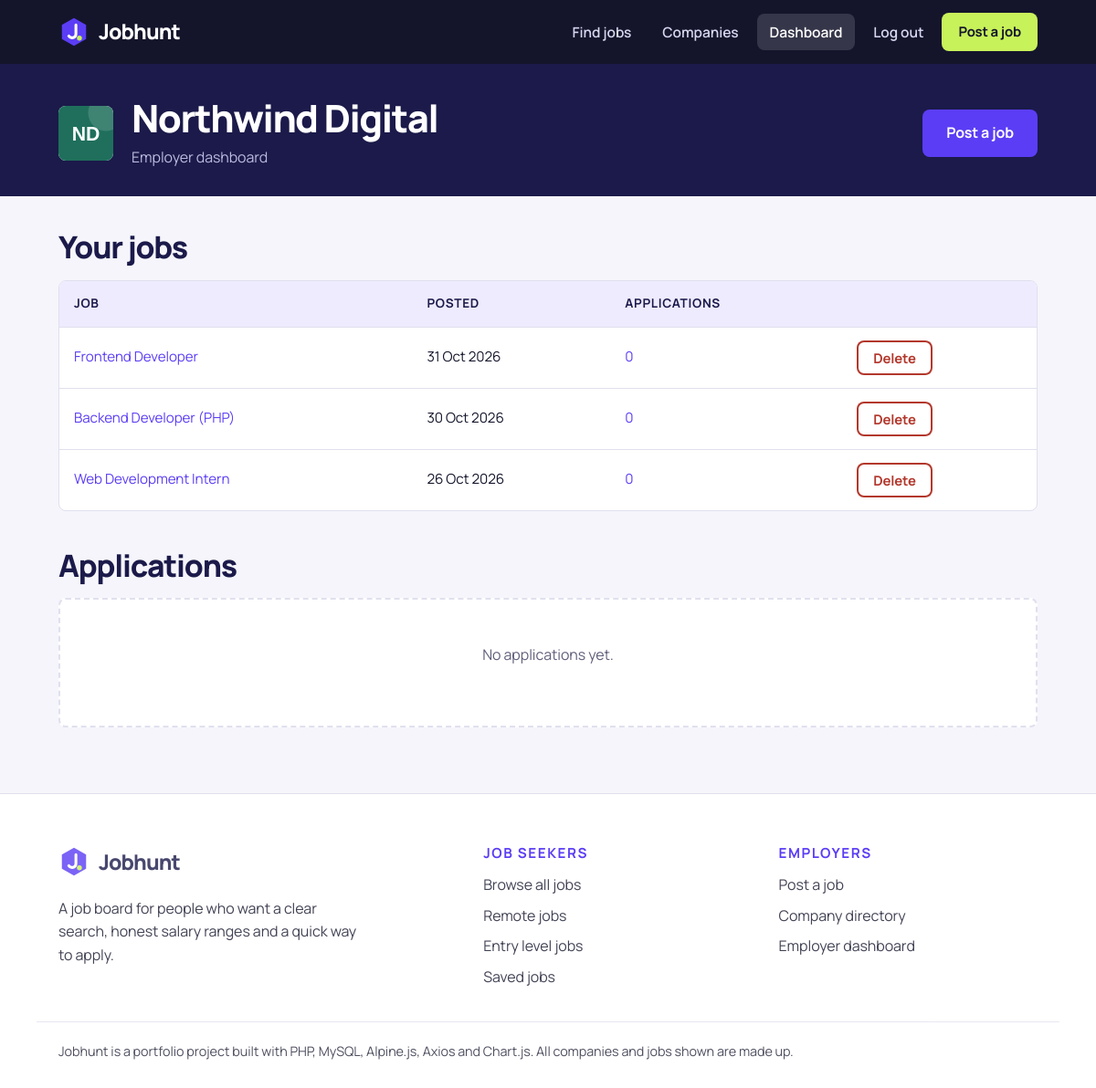
Screenshot of /employer.php (signed in) with the database file from the repository.
### tables this page shows
CREATE TABLE companies (
    id INT AUTO_INCREMENT PRIMARY KEY,
    name VARCHAR(150) NOT NULL,
    slug VARCHAR(80) NOT NULL UNIQUE,
    industry VARCHAR(100) NOT NULL,
    location VARCHAR(100) NOT NULL,
    website VARCHAR(200),
    about TEXT,
    size_label VARCHAR(40) NOT NULL DEFAULT '11 to 50 people',
    color VARCHAR(7) NOT NULL DEFAULT '#1F5340',
    shape TINYINT NOT NULL DEFAULT 0
);

CREATE TABLE jobs (
    id INT AUTO_INCREMENT PRIMARY KEY,
    company_id INT NOT NULL,
    category_id INT NOT NULL,
    title VARCHAR(150) NOT NULL,
    location VARCHAR(100) NOT NULL,
    work_mode ENUM('On-site', 'Hybrid', 'Remote') NOT NULL DEFAULT 'On-site',
    job_type ENUM('Full-time', 'Part-time', 'Contract', 'Internship') NOT NULL DEFAULT 'Full-time',
    level ENUM('Entry', 'Mid', 'Senior') NOT NULL DEFAULT 'Entry',
    salary_min INT NOT NULL DEFAULT 0,
    salary_max INT NOT NULL DEFAULT 0,
    summary TEXT NOT NULL,
    responsibilities TEXT NOT NULL,
    requirements TEXT NOT NULL,
    skills VARCHAR(255) NOT NULL DEFAULT '',
    is_featured TINYINT(1) NOT NULL DEFAULT 0,
    deadline DATE,
    posted_at DATETIME DEFAULT CURRENT_TIMESTAMP,
    FOREIGN KEY (company_id) REFERENCES companies(id) ON DELETE CASCADE,
    FOREIGN KEY (category_id) REFERENCES categories(id),
    INDEX idx_posted (posted_at),
    INDEX idx_category (category_id)
);

### employer.php (the view, shortened to what this page needs)
<?php
require __DIR__ . '/config.php';
$user = current_user();
$companyId = (int) $user['company_id'];
$co = $pdo->prepare('SELECT * FROM companies WHERE id = ?');
$co->execute([$companyId]);
$company = $co->fetch();
$jobsStmt = $pdo->prepare(
    'SELECT j.id, j.title, j.posted_at, (SELECT COUNT(*) FROM applications a WHERE a.job_id = j.id) AS apps
     FROM jobs j WHERE j.company_id = ? ORDER BY j.posted_at DESC'
);
$jobsStmt->execute([$companyId]);
$jobs = $jobsStmt->fetchAll();
$jobFilter = (int) ($_GET['job'] ?? 0);
$sql = 'SELECT a.*, j.title FROM applications a JOIN jobs j ON j.id = a.job_id WHERE j.company_id = ?';
$params = [$companyId];
$sql .= ' ORDER BY a.applied_at DESC';
$appsStmt = $pdo->prepare($sql);
$appsStmt->execute($params);
$apps = $appsStmt->fetchAll();
require __DIR__ . '/includes/header.php';
?>
<section class="page-head">
    <div class="wrap job-hero-grid">
        <div class="job-hero-main">
            <?= logo_html($company['name'], $company['slug'], $company['color'], (int) $company['shape'], 60) ?>
            <div>
                <h1><?= e($company['name']) ?></h1>
                <p>Employer dashboard</p>
            </div>
        </div>
        <a href="post_job.php" class="btn btn-primary">Post a job</a>
    </div>
</section>
<div class="wrap" style="padding-top:36px;padding-bottom:72px">
    <h2>Your jobs</h2>
    <?php if (!$jobs): ?>
        <div class="empty-state"><h3>No jobs yet</h3><p>Post your first job to start receiving applications.</p><a href="post_job.php" class="btn btn-primary">Post a job</a></div>
    <?php else: ?>
        <div class="table-wrap">
            <table class="table">
                <thead><tr><th>Job</th><th>Posted</th><th>Applications</th><th></th></tr></thead>
                <tbody>
                <?php foreach ($jobs as $j): ?>
                    <tr>
                        <td><a href="job.php?id=<?= (int) $j['id'] ?>"><?= e($j['title']) ?></a></td>
                        <td><?= e(date('j M Y', strtotime($j['posted_at']))) ?></td>
                        <td><a href="employer.php?job=<?= (int) $j['id'] ?>#applications"><?= (int) $j['apps'] ?></a></td>
                        <td>
                            <form class="inline-form" method="post" data-confirm="Delete this job and its applications?">
                                <button class="btn btn-danger btn-sm">Delete</button>
                            </form>
                        </td>
                    </tr>
                <?php endforeach; ?>
                </tbody>
            </table>
        </div>
    <?php endif; ?>
    <h2 id="applications" style="margin-top:40px">Applications <?php if ($jobFilter): ?><a class="link-arrow" style="font-size:.95rem" href="employer.php#applications">Show all</a><?php endif; ?></h2>
    <?php if (!$apps): ?>
        <div class="empty-state"><p>No applications yet.</p></div>
    <?php endif; ?>
</div>
<?php require __DIR__ . '/includes/footer.php'; ?>

### config.php (shortened to what this page needs)
<?php
function e($value): string {
    return htmlspecialchars((string) $value, ENT_QUOTES, 'UTF-8');
}
function logo_html(string $name, string $slug, string $color, int $shape = 0, int $size = 48, string $base = ''): string {
    $words = preg_split('/\s+/', trim($name));
    $initials = strtoupper(substr($words[0], 0, 1) . (isset($words[1]) ? substr($words[1], 0, 1) : ''));
    $decor = '';
    switch ($shape % 4) {
        case 0:
            $decor = '<circle cx="42" cy="6" r="16" fill="#fff" opacity="0.14"/>';
            break;
    }
    return '<svg class="co-logo" width="' . $size . '" height="' . $size . '" viewBox="0 0 48 48" role="img" aria-label="' . e($name) . ' logo">'
        . '<rect width="48" height="48" fill="' . e($color) . '"/>' . $decor
        . '<text x="24" y="30" text-anchor="middle" font-family="Space Grotesk, Arial, sans-serif" font-size="17" font-weight="700" fill="#fff">' . e($initials) . '</text>'
        . '</svg>';
}

### assets/css/style.css (style rules this page uses)
:root { --ink: #14231C; --forest: #17382B; --forest-2: #1F5340; --mint: #E6F0EB; --mint-2: #D3E6DD; --amber: #F2A33A; --amber-d: #D98A1F; --bg: #F5F7F6; --card: #FFFFFF; --line: #DDE4E0; --muted: #5E6B64; --danger: #B3382C; --ok: #1F7A4F; --radius: 14px; --shadow: 0 1px 2px rgba(20, 35, 28, 0.05), 0 6px 18px rgba(20, 35, 28, 0.05); --shadow-up: 0 2px 4px rgba(20, 35, 28, 0.06), 0 14px 30px rgba(20, 35, 28, 0.10); }
* { box-sizing: border-box; }
html { scroll-behavior: smooth; }
body { margin: 0; background: var(--bg); color: var(--ink); font-family: "Manrope", -apple-system, "Segoe UI", Helvetica, Arial, sans-serif; font-size: 17px; line-height: 1.6; -webkit-font-smoothing: antialiased; }
h1, h2, h3, h4 { font-family: "Manrope", "Trebuchet MS", sans-serif; color: var(--forest); letter-spacing: -0.02em; line-height: 1.15; margin: 0 0 0.5em; }
h1 { font-size: clamp(2.3rem, 5vw, 3.6rem); font-weight: 700; }
h2 { font-size: clamp(1.6rem, 3vw, 2.1rem); font-weight: 700; }
p { margin: 0 0 1em; }
a { color: var(--forest-2); text-decoration: none; }
.wrap { max-width: 1120px; margin: 0 auto; padding: 0 24px; }
.btn { display: inline-flex; align-items: center; justify-content: center; gap: 8px; border: 0; border-radius: 999px; padding: 13px 26px; font-family: "Manrope", sans-serif; font-weight: 600; font-size: 1rem; cursor: pointer; transition: transform 0.12s ease, background 0.15s ease, box-shadow 0.15s ease; }
.btn-primary { background: var(--forest); color: #fff; }
.btn-sm { padding: 9px 18px; font-size: 0.93rem; }
.btn-danger { background: transparent; color: var(--danger); box-shadow: inset 0 0 0 2px var(--danger); }
.co-logo { display: block; border-radius: 22%; flex-shrink: 0; object-fit: cover; background: #fff; }
.page-head { background: #fff; border-bottom: 1px solid var(--line); padding: 36px 0 30px; }
.page-head h1 { font-size: clamp(1.9rem, 4vw, 2.6rem); margin-bottom: 6px; }
.page-head p { margin: 0; color: var(--muted); }
.empty-state { background: var(--card); border: 2px dashed var(--line); border-radius: var(--radius); padding: 48px 24px; text-align: center; color: var(--muted); }
.job-hero-grid { display: flex; align-items: center; justify-content: space-between; gap: 24px; flex-wrap: wrap; }
.job-hero-main { display: flex; align-items: center; gap: 20px; }
.table-wrap { background: var(--card); border: 1px solid var(--line); border-radius: var(--radius); overflow-x: auto; }
.table { width: 100%; border-collapse: collapse; font-size: 0.95rem; }
.table th { text-align: left; padding: 14px 16px; background: var(--mint); color: var(--forest); font-family: "Manrope", sans-serif; font-size: 0.85rem; text-transform: uppercase; letter-spacing: 0.05em; }
.table td { padding: 14px 16px; border-top: 1px solid var(--line); vertical-align: middle; }
.inline-form { display: inline; }
:root { --ink: #14152B; --forest: #1B1A4A; --forest-2: #5B3DF5; --mint: #EEEBFE; --mint-2: #DCD6FC; --amber: #C8F25A; --amber-d: #B3DD3F; --bg: #F5F5FB; --line: #E0E0EE; --muted: #605F7A; --radius: 8px; --shadow: none; --shadow-up: 0 10px 28px rgba(27, 26, 74, 0.14); }
body { font-size: 16px; letter-spacing: -0.005em; }
h1, h2, h3, h4 { letter-spacing: -0.035em; font-weight: 800; }
.btn, .site-nav a:not(.btn), .search-card, .search-field, .tag, .badge, .chip-remove, .quick-links a, .eyebrow, .count-pill, .status-pill, .toast { border-radius: 8px; }
.btn { letter-spacing: -0.01em; font-weight: 700; }
.btn-primary { background: var(--forest-2); }
.cta-band, .category-card, .company-card, .job-card, .panel, .filters, .step, .stat, .table-wrap, .empty-state, .alert, .pagination a, .pagination span { border-radius: 8px; }
.co-logo { border-radius: 8px; }
.page-head { background: #1B1A4A; border-bottom: 0; }
.page-head h1 { color: #fff; }
.page-head p, .breadcrumb, .breadcrumb a { color: #BDBBE0; }
.table th { background: var(--mint); }

### rows the page displays
companies: name "ND", name "Northwind Digital"
jobs: title "Frontend Developer", posted_at "31 Oct 2026", apps "0"
jobs: title "Backend Developer (PHP)", posted_at "30 Oct 2026", apps "0"
jobs: title "Web Development Intern", posted_at "26 Oct 2026", apps "0"
